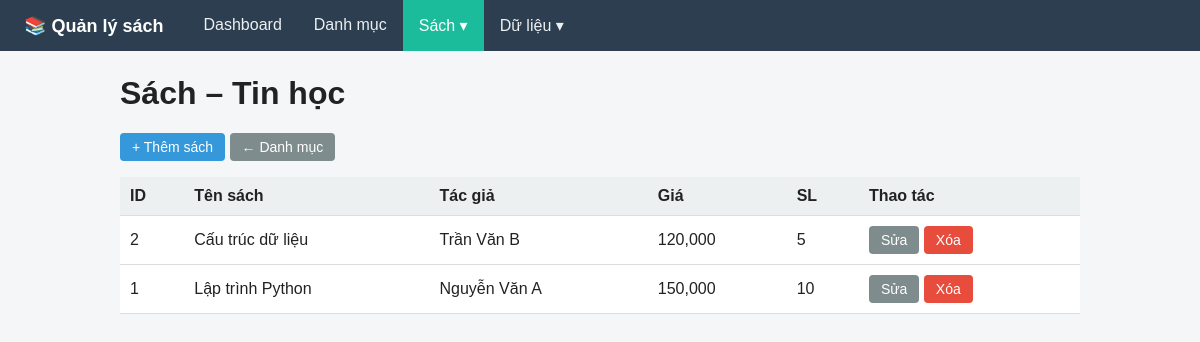
Page /danh-muc/1/sach on the committed database.
### app.py (models this page shows, shortened)
class Category(db.Model):
  id: Mapped[int] = mapped_column(primary_key=True)
  name: Mapped[str] = mapped_column(String(100), unique=True)
  description: Mapped[Optional[str]] = mapped_column(String(255))
  books: Mapped[List["Book"]] = relationship(back_populates="category")

class Book(db.Model):
  id: Mapped[int] = mapped_column(primary_key=True)
  title: Mapped[str] = mapped_column(String(200))
  author: Mapped[Optional[str]] = mapped_column(String(150))
  price: Mapped[float] = mapped_column(default=0.0)
  quantity: Mapped[int] = mapped_column(default=0)
  category_id: Mapped[int] = mapped_column(ForeignKey("category.id"))
  category: Mapped["Category"] = relationship(back_populates="books")

### app.py (the view)
@app.get("/danh-muc/<int:category_id>/sach")
def book_list(category_id):
  category = db.get_or_404(Category, category_id)
  books = db.session.execute(
    db.select(Book).where(Book.category_id == category_id)
    .order_by(Book.title)
  ).scalars().all()
  return render_template("book_list.html", category=category, books=books)

### app.py (called while the page is built)
def get_categories():
  return db.session.execute(
    db.select(Category).order_by(Category.name)
  ).scalars().all()

@app.context_processor
def inject_menu():
  return {"menu_categories": get_categories()}

### templates/book_list.html
{% extends "base.html" %}
{% block content %}
<h1>Sách – {{ category.name }}</h1>
<p>
  <a class="btn" href="{{ url_for('book_add', category_id=category.id) }}">+ Thêm sách</a>
  <a class="btn gray" href="{{ url_for('category_list') }}">← Danh mục</a>
</p>
<table>
  <tr><th>ID</th><th>Tên sách</th><th>Tác giả</th><th>Giá</th><th>SL</th><th>Thao tác</th></tr>
  {% for b in books %}
  <tr>
    <td>{{ b.id }}</td><td>{{ b.title }}</td><td>{{ b.author or "—" }}</td>
    <td>{{ "{:,.0f}".format(b.price) }}</td><td>{{ b.quantity }}</td>
    <td>
      <a class="btn gray" href="{{ url_for('book_edit', book_id=b.id) }}">Sửa</a>
      <form class="inline" method="post" action="{{ url_for('book_delete', book_id=b.id) }}"
            onsubmit="return confirm('Xóa sách này?');">
        <button class="btn danger">Xóa</button>
      </form>
    </td>
  </tr>
  {% else %}
  <tr><td colspan="6">Danh mục này chưa có sách.</td></tr>
  {% endfor %}
</table>
{% endblock %}

### templates/base.html (style rules this page uses)
body { font-family: Arial, sans-serif; margin: 0; background: #f4f6f8; color: #222; }
table { width: 100%; border-collapse: collapse; background: #fff; }
th, td { padding: 10px; border-bottom: 1px solid #ddd; text-align: left; }
th { background: #ecf0f1; }
.btn { display: inline-block; padding: 6px 12px; background: #3498db; color: #fff; border: 0; border-radius: 4px; text-decoration: none; cursor: pointer; font-size: 14px; }
.btn.danger { background: #e74c3c; }
.btn.gray { background: #7f8c8d; }
form.inline { display: inline; }

### rows in the picture
Category: name "Tin học"
Book: id "2", title "Cấu trúc dữ liệu", author "Trần Văn B", price "120,000", quantity "5"
Book: id "1", title "Lập trình Python", author "Nguyễn Văn A", price "150,000", quantity "10"
